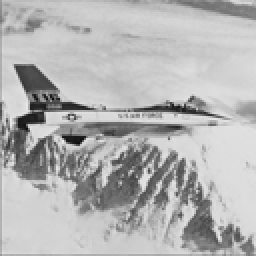
%> input picture TP Final/pso/Datos/4.paper_jaiio/128/img_1_128x128.tif, 128 x 128 px (shown 2 times larger)
$ octave test.m   (GNU Octave 9; MATLAB toolbox functions it lacks are replaced by stand-ins)
%> lines starting %> are read from the running program, lines starting %| are printed output that depends on the picture
% test.m
% Creado para correr test sobre los 10 sistemas difusos obtenidos en corridas distintas del
% main_PSO con imagenes de 1% de ruido, de manera de poder obtener con ellos valores promedios y desvios, los sistemas
%fueren creados  en las siguientes carpetas
% 1.blonde_fis
% 1.cameraman_fis
% 1.mandril_fis
% 1.lena_fis
% 3.fig1_lc_fis
% 3.fig1_mc_fis
% 3.fig1_hc_fis
%
%COLOCAR en "nombre_img" el NOMBRE DE LA IMAGEN DE LA QUE SE QUIERE CORRER EL
%TEST

clear all, close all , clc

% [7 lines of commented-out code are left out]


original = imread('Datos/4.paper_jaiio/128/img_1_128x128.tif');
%> original is the input picture: size 128x128 uint8; min 12, max 236, mean 179.2
ruidosa = imread('Datos/4.paper_jaiio/128/gray_noise_40/img_1_128x128_40por.tif');
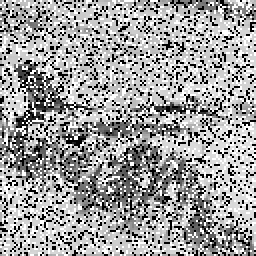
%> input picture TP Final/pso/Datos/4.paper_jaiio/128/gray_noise_40/img_1_128x128_40por.tif, 128 x 128 px (shown 2 times larger)
%> ruidosa is the input picture: size 128x128 uint8; min 0, max 255, mean 158.8
path_sistema='Datos/4.paper_jaiio/sistema/sistema40.fis';

recuperada = medfilt2(ruidosa,[3 3]);
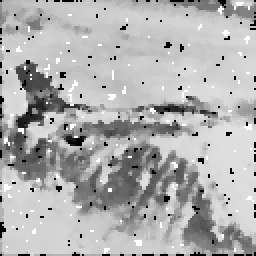
%> recuperada: size 128x128 uint8 (shown 2 times larger); min 0, max 255, mean 175.3
procesar=ruidosa;
[n,m]=size(procesar);
%> n = 128; m = 128


%========================================================
% IDENTIFICACION DE PIXELES "RUIDOSOS" (valor 0 ó 255)
%
% (UNA UNICA VEZ EN LA OPTIMIZACION)
%
%========================================================
[xx, yy] = find(procesar==255 | procesar==0); %xx=columnas yy=filas
%> xx = 6422 values from 1 to 128; yy = 6422 values from 1 to 128

IDXS = find(procesar==255 | procesar==0);
%> IDXS = 6422 values from 3 to 16384


%=======================================
% EXTRAIGO RECORTES EN UNA HIPER-MATRIZ
%
% (UNA UNICA VEZ EN LA OPTIMIZACION)
%
%=======================================
RECORTES = zeros(3,3,length(xx));
idxs = zeros(length(xx),1);
DP1 = zeros(length(xx),1);
for ii = 1:length(xx)

    %===================================================
    % EXTRAIGO LOS PIXELES RUIDOSOS EVITANDO LOS BORDES
    %===================================================
    if (xx(ii) ~= 1) && (xx(ii) ~= n) && (yy(ii) ~= 1) && (yy(ii) ~= m)

        % EXTRAIGO RECORTE
        recorte = imcrop(procesar, [yy(ii)-1 xx(ii)-1 2 2]); % rect [xmin ymin width height]

        % ALMACENO RECORTE
        RECORTES(:,:,ii) = recorte;

        % PRECALCULO MEDIANA DEL RECORTE
        DP1(ii,1) = median(double(recorte(:)));

        % ALMACENO INDICE
        idxs(ii,1) = IDXS(ii);

    end
end
%> this loop made 6422 passes
%> recorte on passes 55 to 60: [157 192 0; 149 255 175; 255 172 255], [145 181 179; 0 255 178; 140 175 173], [255 175 154; 137 0 0; 127 162 174], [117 140 0; 139 255 0; 162 192 200], [162 192 200; 0 255 193; 255 191 0], [255 191 0; 0 0 170; 155 178 255]
%> after the loop, DP1 = 6422 values, max 255 at index 62, min 0 at index 1, mean 170.4; idxs = 6422 values, max 16241 at index 6371, min 0 at index 1, mean 7890.5; recorte = [219 255 255; 0 255 219; 218 219 218]

%=================================================================
% ELIMINO LOS RECORTES E INDICES QUE CORRESPONDER�?AN A LOS BORDES
%=================================================================
RECORTES(:,:,idxs==0) = [];
DP1(idxs==0) = [];
idxs(idxs==0) = [];


%========================================================
% EXTRAIGO LOS DISTINTOS PARES DE PUNTOS DE LOS RECORTES
%========================================================
s1 = [squeeze(RECORTES(1,2,:)) squeeze(RECORTES(3,2,:))];
s2 = [squeeze(RECORTES(2,1,:)) squeeze(RECORTES(2,3,:))];
s3 = [squeeze(RECORTES(3,3,:)) squeeze(RECORTES(1,1,:))];
s4 = [squeeze(RECORTES(3,1,:)) squeeze(RECORTES(1,3,:))];


cantSistemas=10;
for ii=1:cantSistemas
%====================================
% LEVANTO EL SISTEMA DIFUSO
%====================================

%path_sistema=strcat(carpeta_sistema,'FL-',nombre_img,'-',num2str(ii)),'.fis';

%Levanto el sistema difuso de otra imagen
% path_sistema=strcat('Datos/3.fig1_hc_fis/','FL-','fig1_hc','-',num2str(ii)),'.fis';
%> (the run ends here)
